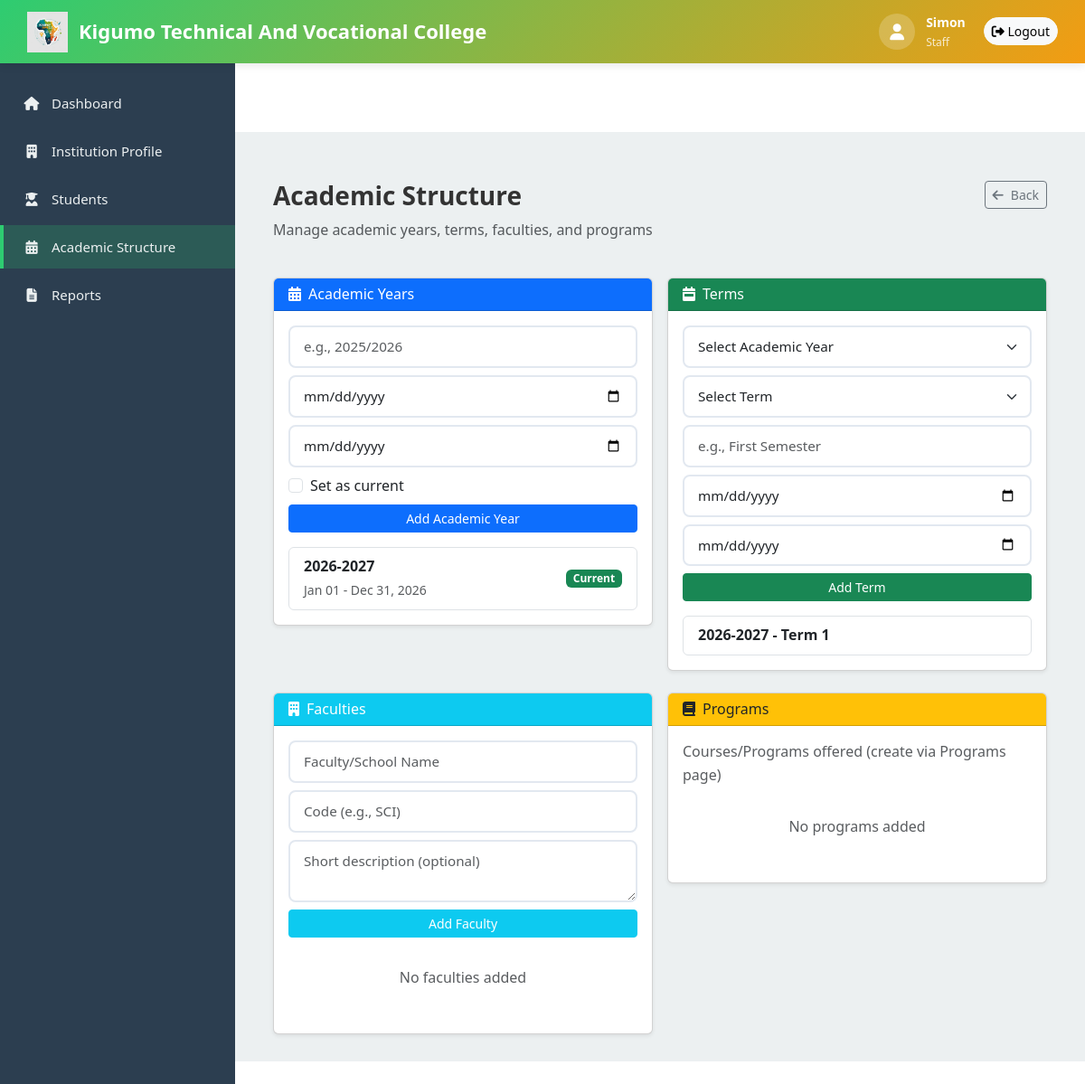
/institution/academic-structure/ (signed in), run on an earlier commit of the app's database.
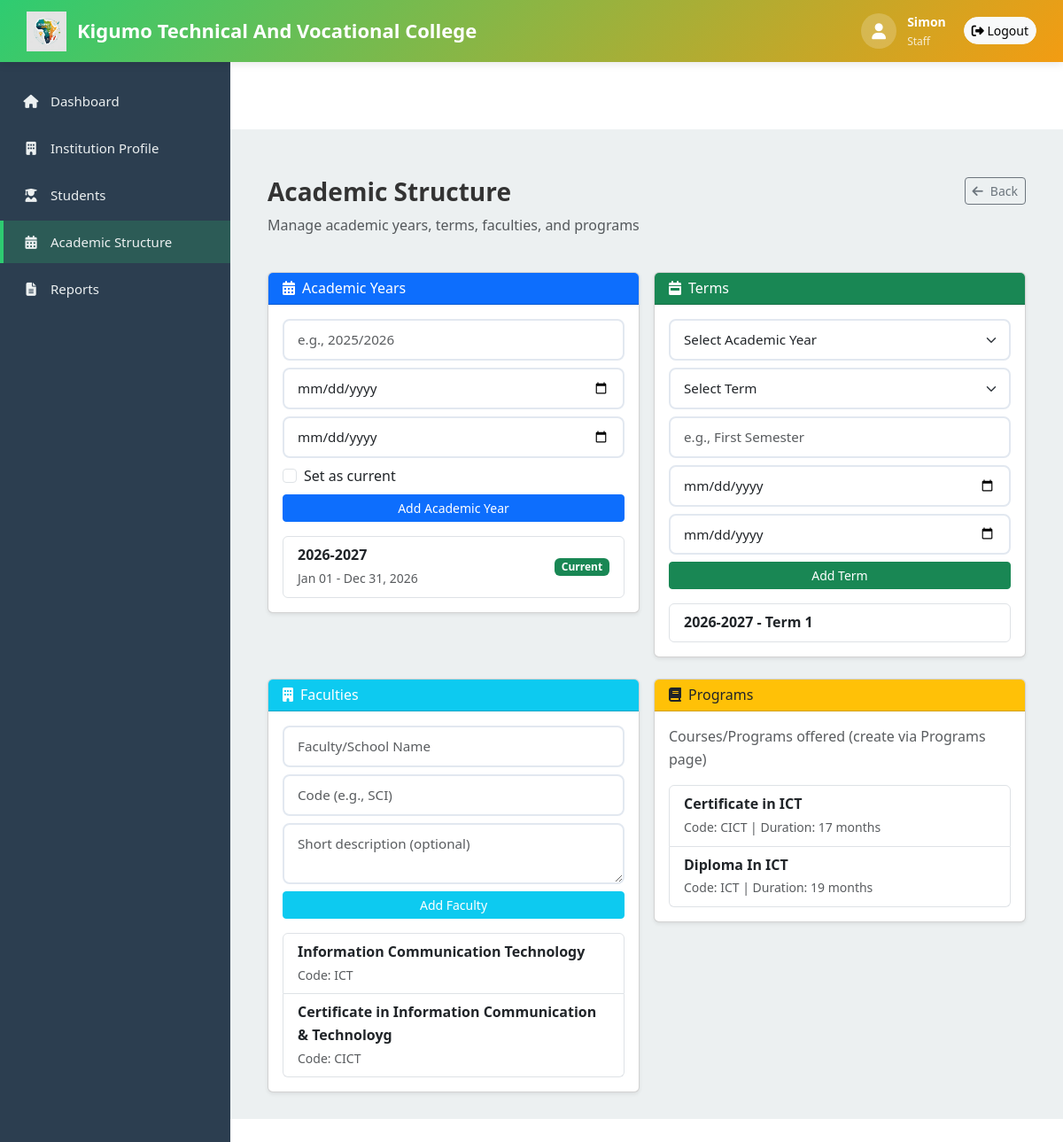
And on a later commit of the database.
### institutions/models.py (models this page shows, shortened)
class InstitutionProfile(models.Model):
    user = models.OneToOneField(User, on_delete=models.CASCADE, related_name="institution_profile")
    institution_name = models.CharField(max_length=255)  # Immutable after approval
    institution_type = models.CharField(max_length=50)  # Immutable after approval
    contact_email = models.EmailField()
    phone_number = models.CharField(max_length=20, blank=True)
    address = models.TextField(blank=True)
    logo_url = models.URLField(blank=True, null=True)
    is_active = models.BooleanField(default=True)
    created_at = models.DateTimeField(auto_now_add=True)
    updated_at = models.DateTimeField(auto_now=True)
    class Meta:
        verbose_name = "Institution Profile"
        verbose_name_plural = "Institution Profiles"

class AcademicYear(models.Model):
    institution = models.ForeignKey(
        InstitutionProfile, on_delete=models.CASCADE, related_name="academic_years"
    )
    year_code = models.CharField(max_length=20)  # e.g., "2025/2026"
    start_date = models.DateField()
    end_date = models.DateField()
    is_active = models.BooleanField(default=False)
    created_at = models.DateTimeField(auto_now_add=True)
    updated_at = models.DateTimeField(auto_now=True)
    class Meta:
        unique_together = ("institution", "year_code")
        ordering = ["-start_date"]
        verbose_name = "Academic Year"
        verbose_name_plural = "Academic Years"

class Term(models.Model):
    TERM_CHOICES = [
        (1, "Term 1"),
        (2, "Term 2"),
        (3, "Term 3"),
    ]
    academic_year = models.ForeignKey(
        AcademicYear, on_delete=models.CASCADE, related_name="terms"
    )
    term_number = models.IntegerField(choices=TERM_CHOICES)
    term_name = models.CharField(max_length=100, blank=True)  # e.g., "First Semester"
    start_date = models.DateField()
    end_date = models.DateField()
    created_at = models.DateTimeField(auto_now_add=True)
    updated_at = models.DateTimeField(auto_now=True)
    class Meta:
        unique_together = ("academic_year", "term_number")
        ordering = ["term_number"]
        verbose_name = "Term"
        verbose_name_plural = "Terms"

class Faculty(models.Model):
    institution = models.ForeignKey(
        InstitutionProfile, on_delete=models.CASCADE, related_name="faculties"
    )
    name = models.CharField(max_length=255)
    code = models.CharField(max_length=50)
    description = models.TextField(blank=True)
    is_active = models.BooleanField(default=True)
    created_at = models.DateTimeField(auto_now_add=True)
    updated_at = models.DateTimeField(auto_now=True)
    class Meta:
        unique_together = ("institution", "code")
        verbose_name = "Faculty"
        verbose_name_plural = "Faculties"

class Program(models.Model):
    PROGRAM_TYPE_CHOICES = [
        ("modular", "Modular"),
        ("non_modular", "Non-Modular"),
        ("semester", "Semester-Based"),
        ("year_round", "Year Round"),
    ]
    institution = models.ForeignKey(
        InstitutionProfile, on_delete=models.CASCADE, related_name="programs"
    )
    faculty = models.ForeignKey(Faculty, on_delete=models.CASCADE, related_name="programs_rel")
    program_name = models.CharField(max_length=255)
    program_code = models.CharField(max_length=50)
    program_type = models.CharField(max_length=50, choices=PROGRAM_TYPE_CHOICES, default="non_modular")
    duration_months = models.IntegerField(default=12, validators=[MinValueValidator(1)])
    description = models.TextField(blank=True)
    is_active = models.BooleanField(default=True)
    created_at = models.DateTimeField(auto_now_add=True)
    updated_at = models.DateTimeField(auto_now=True)
    class Meta:
        unique_together = ("institution", "program_code")
        ordering = ["program_name"]
        verbose_name = "Program"
        verbose_name_plural = "Programs"

### institutions/views.py (the view)
# urls.py: path("academic-structure/", views.academic_structure, name="academic_structure"),
@login_required
def academic_structure(request):
    institution = get_institution_or_404(request)
    academic_years = AcademicYear.objects.filter(institution=institution)
    terms = Term.objects.filter(academic_year__institution=institution)
    faculties = Faculty.objects.filter(institution=institution)
    programs = Program.objects.filter(institution=institution)
    context = {
        "institution": institution,
        "academic_years": academic_years,
        "terms": terms,
        "faculties": faculties,
        "programs": programs,
        "term_choices": Term.TERM_CHOICES,
    }
    return render(request, "institutions/academic_structure.html", context)

### institutions/templates/institutions/academic_structure.html (shortened to what this page needs)
{% extends "institutions/base_institution.html" %}
{% block institution_content %}
<div class="container-fluid mt-4">
    <div class="row mb-4">
        <div class="col-md-8">
            <h1 class="h3 fw-bold">Academic Structure</h1>
            <p class="text-muted">Manage academic years, terms, faculties, and programs</p>
        </div>
        <div class="col-md-4 text-end">
            <a href="{% url 'institutions:dashboard' %}" class="btn btn-sm btn-outline-secondary">
                <i class="fas fa-arrow-left me-2"></i>Back
            </a>
        </div>
    </div>
    <div class="row g-3">
        <div class="col-lg-6">
            <div class="card shadow-sm">
                <div class="card-header bg-primary text-white">
                    <h6 class="mb-0"><i class="fas fa-calendar-alt me-2"></i>Academic Years</h6>
                </div>
                <div class="card-body">
                    <form method="post" action="{% url 'institutions:add_academic_year' %}" class="mb-3">
                        <div class="mb-2">
                            <input type="text" name="year_code" class="form-control form-control-sm"
                                   placeholder="e.g., 2025/2026" required>
                        </div>
                        <div class="mb-2">
                            <input type="date" name="start_date" class="form-control form-control-sm" required>
                        </div>
                        <div class="mb-2">
                            <input type="date" name="end_date" class="form-control form-control-sm" required>
                        </div>
                        <div class="form-check mb-2">
                            <input class="form-check-input" type="checkbox" name="is_active" id="is_active">
                            <label class="form-check-label" for="is_active">Set as current</label>
                        </div>
                        <button type="submit" class="btn btn-primary btn-sm w-100">Add Academic Year</button>
                    </form>
                    <div class="list-group">
                        {% for year in academic_years %}
                        <div class="list-group-item d-flex justify-content-between align-items-center">
                            <div>
                                <strong>{{ year.year_code }}</strong>
                                <br><small class="text-muted">{{ year.start_date|date:"M d" }} - {{ year.end_date|date:"M d, Y" }}</small>
                            </div>
                            {% if year.is_active %}<span class="badge bg-success">Current</span>{% endif %}
                        </div>
                        {% empty %}
                        <p class="text-muted text-center py-3">No academic years added yet</p>
                        {% endfor %}
                    </div>
                </div>
            </div>
        </div>
        <div class="col-lg-6">
            <div class="card shadow-sm">
                <div class="card-header bg-success text-white">
                    <h6 class="mb-0"><i class="fas fa-calendar-week me-2"></i>Terms</h6>
                </div>
                <div class="card-body">
                    {% if academic_years %}
                    <form method="post" action="{% url 'institutions:add_term' %}" class="mb-3">
                        <div class="mb-2">
                            <select name="academic_year_id" class="form-select form-select-sm" required>
                                <option value="">Select Academic Year</option>
                            </select>
                        </div>
                        <div class="mb-2">
                            <select name="term_number" class="form-select form-select-sm" required>
                                <option value="">Select Term</option>
                            </select>
                        </div>
                        <div class="mb-2">
                            <input type="text" name="term_name" class="form-control form-control-sm"
                                   placeholder="e.g., First Semester">
                        </div>
                        <div class="mb-2">
                            <input type="date" name="start_date" class="form-control form-control-sm" required>
                        </div>
                        <div class="mb-2">
                            <input type="date" name="end_date" class="form-control form-control-sm" required>
                        </div>
                        <button type="submit" class="btn btn-success btn-sm w-100">Add Term</button>
                    </form>
                    {% else %}
                    <p class="text-muted">Add an academic year first</p>
                    {% endif %}
                    <div class="list-group">
                        {% for year in academic_years %}
                            {% for term in year.terms.all %}
                            <div class="list-group-item">
                                <strong>{{ term.academic_year.year_code }} - Term {{ term.term_number }}</strong>
                            </div>
                            {% endfor %}
                        {% endfor %}
                    </div>
                </div>
            </div>
        </div>
    </div>
    <div class="row g-3 mt-2">
        <div class="col-lg-6">
            <div class="card shadow-sm">
                <div class="card-header bg-info text-white">
                    <h6 class="mb-0"><i class="fas fa-building me-2"></i>Faculties</h6>
                </div>
                <div class="card-body">
                    <form method="post" action="{% url 'institutions:add_faculty' %}" class="mb-3">
                        <div class="mb-2">
                            <input type="text" name="name" class="form-control form-control-sm" placeholder="Faculty/School Name" required>
                        </div>
                        <div class="mb-2">
                            <input type="text" name="code" class="form-control form-control-sm" placeholder="Code (e.g., SCI)" required>
                        </div>
                        <div class="mb-2">
                            <textarea name="description" class="form-control form-control-sm" rows="2" placeholder="Short description (optional)"></textarea>
                        </div>
                        <button type="submit" class="btn btn-info btn-sm w-100 text-white">Add Faculty</button>
                    </form>
                    <div class="list-group">
                        {% for faculty in faculties %}
                        <div class="list-group-item">
                            <strong>{{ faculty.name }}</strong>
                            <br><small class="text-muted">Code: {{ faculty.code }}</small>
                        </div>
                        {% empty %}
                        <p class="text-muted text-center py-3">No faculties added</p>
                        {% endfor %}
                    </div>
                </div>
            </div>
        </div>
        <div class="col-lg-6">
            <div class="card shadow-sm">
                <div class="card-header bg-warning text-dark">
                    <h6 class="mb-0"><i class="fas fa-book me-2"></i>Programs</h6>
                </div>
                <div class="card-body">
                    <p class="text-muted">Courses/Programs offered (create via Programs page)</p>
                    <div class="list-group">
                        {% for program in programs %}
                        <div class="list-group-item">
                            <strong>{{ program.program_name }}</strong>
                            <br><small class="text-muted">Code: {{ program.program_code }} | Duration: {{ program.duration_months }} months</small>
                        </div>
                        {% empty %}
                        <p class="text-muted text-center py-3">No programs added</p>
                        {% endfor %}
                    </div>
                </div>
            </div>
        </div>
    </div>
</div>
{% endblock %}

### institutions/templates/institutions/base_institution.html (shortened to what this page needs)
{% extends "base.html" %}
{% load static %}
{% block content %}
<div class="institution-wrapper">
    <div class="institution-topbar">
        <a href="{% url 'institutions:dashboard' %}" class="institution-topbar-logo">
            <img src="{% static 'images/EduPay Africa Logo.png' %}" alt="EduPay Africa">
            <span>{{ institution.institution_name|default:"EduPay Africa" }}</span>
        </a>
        <div class="institution-topbar-right">
            <div class="institution-topbar-user">
                <div class="institution-topbar-user-icon">
                    <i class="fas fa-user"></i>
                </div>
                <div>
                    <div style="font-size: 14px; font-weight: 600;">{{ request.user.get_full_name|default:request.user.username }}</div>
                    <div style="font-size: 12px; opacity: 0.8;">{{ staff_role|title|default:"Staff" }}</div>
                </div>
            </div>
            <a href="{% url 'logout' %}" class="btn btn-sm btn-light" style="border-radius: 20px;">
                <i class="fas fa-sign-out-alt"></i> Logout
            </a>
        </div>
    </div>
    <div class="institution-sidebar">
        <ul class="institution-sidebar-nav">
            <li>
                <a href="{% url 'institutions:dashboard' %}" class="{% if request.resolver_match.url_name == 'dashboard' %}active{% endif %}">
                    <i class="fas fa-home"></i>
                    <span>Dashboard</span>
                </a>
            </li>
            <li>
                <a href="{% url 'institutions:profile' %}" class="{% if request.resolver_match.url_name == 'profile' %}active{% endif %}">
                    <i class="fas fa-building"></i>
                    <span>Institution Profile</span>
                </a>
            </li>
            <li>
                <a href="{% url 'institutions:students' %}" class="{% if 'student' in request.resolver_match.url_name %}active{% endif %}">
                    <i class="fas fa-user-graduate"></i>
                    <span>Students</span>
                </a>
            </li>
            <li>
                <a href="{% url 'institutions:academic_structure' %}" class="{% if 'academic' in request.resolver_match.url_name %}active{% endif %}">
                    <i class="fas fa-calendar-alt"></i>
                    <span>Academic Structure</span>
                </a>
            </li>
            <li>
                <a href="{% url 'institutions:reports' %}" class="{% if 'report' in request.resolver_match.url_name %}active{% endif %}">
                    <i class="fas fa-file-alt"></i>
                    <span>Reports</span>
                </a>
            </li>
        </ul>
    </div>
    <div class="institution-main">
        {% block institution_content %}
        {% endblock %}
    </div>
</div>
{% endblock %}

### templates/base.html (shortened to what this page needs)
<!DOCTYPE html>
<html lang="en">
{% load static %}
<head>
    <link href="https://cdn.jsdelivr.net/npm/bootstrap@5.3.0/dist/css/bootstrap.min.css" rel="stylesheet">
    <link href="https://cdnjs.cloudflare.com/ajax/libs/font-awesome/6.4.0/css/all.min.css" rel="stylesheet">
</head>
<body>
    <main>
        {% block content %}{% endblock %}
    </main>
</body>
</html>

What changed in the data, as far as the page shows it:
added Faculty: name "Information Communication Technology", code "ICT"
added Faculty: name "Certificate in Information Communication & Technoloyg", code "CICT"
added Program: program_name "Certificate in ICT", program_code "CICT", duration_months "17"
added Program: program_name "Diploma In ICT", program_code "ICT", duration_months "19"
Also different on the page:
text no longer shown: "No faculties added No programs added"
